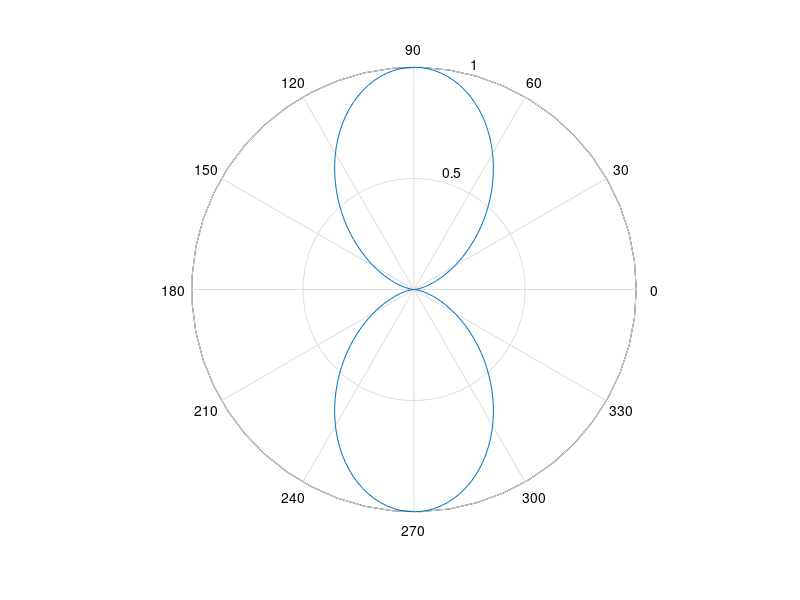

Recreate this plot in MATLAB.
clc;
close all;
clear all;

phi = 0:0.01*pi:2*pi;
c = 3e8;
f = 2e6;
lambda = c/f;
d = lambda/2;
dr = (2*pi/lambda)*d;
psi = abs(dr*cos(phi));
e = cos(psi/2);
figure;
polar(phi,e)
